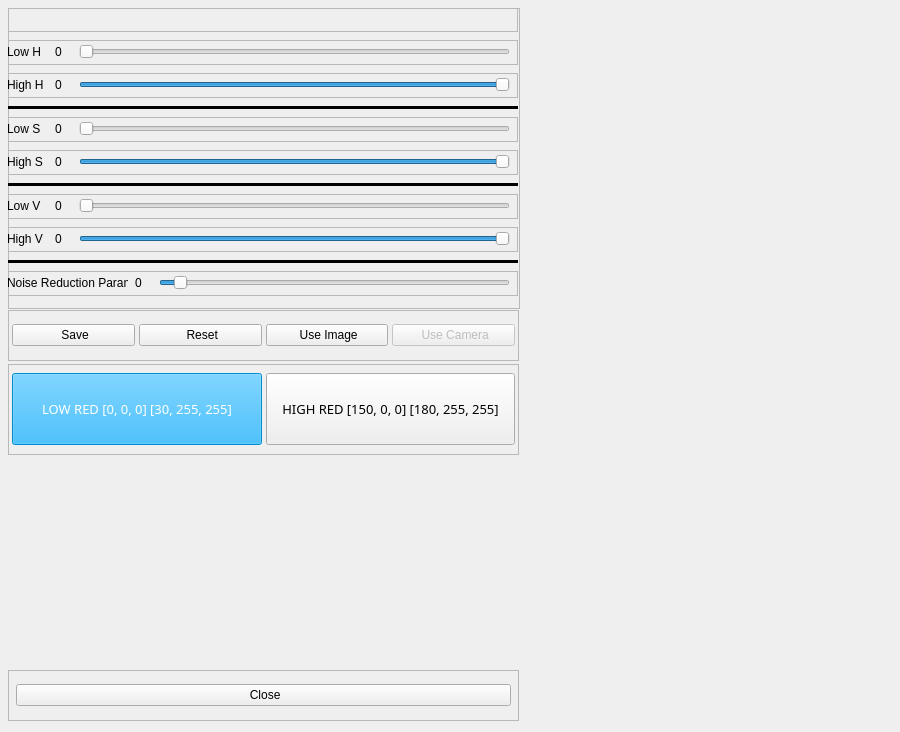
<?xml version="1.0" encoding="UTF-8"?>
<ui version="4.0">
 <class>TrainerView</class>
 <widget class="QMainWindow" name="TrainerView">
  <property name="geometry">
   <rect>
    <x>0</x>
    <y>0</y>
    <width>900</width>
    <height>732</height>
   </rect>
  </property>
  <property name="minimumSize">
   <size>
    <width>900</width>
    <height>732</height>
   </size>
  </property>
  <property name="maximumSize">
   <size>
    <width>900</width>
    <height>732</height>
   </size>
  </property>
  <property name="windowTitle">
   <string>MainWindow</string>
  </property>
  <widget class="QWidget" name="centralwidget">
   <property name="minimumSize">
    <size>
     <width>900</width>
     <height>732</height>
    </size>
   </property>
   <property name="maximumSize">
    <size>
     <width>900</width>
     <height>732</height>
    </size>
   </property>
   <widget class="QFrame" name="sliderFrame">
    <property name="geometry">
     <rect>
      <x>8</x>
      <y>8</y>
      <width>512</width>
      <height>301</height>
     </rect>
    </property>
    <property name="frameShape">
     <enum>QFrame::StyledPanel</enum>
    </property>
    <property name="frameShadow">
     <enum>QFrame::Raised</enum>
    </property>
    <widget class="QWidget" name="verticalLayoutWidget">
     <property name="geometry">
      <rect>
       <x>-1</x>
       <y>-1</y>
       <width>511</width>
       <height>301</height>
      </rect>
     </property>
     <layout class="QVBoxLayout" name="sliderLayout">
      <property name="spacing">
       <number>8</number>
      </property>
      <property name="sizeConstraint">
       <enum>QLayout::SetDefaultConstraint</enum>
      </property>
      <property name="leftMargin">
       <number>0</number>
      </property>
      <property name="topMargin">
       <number>0</number>
      </property>
      <property name="bottomMargin">
       <number>12</number>
      </property>
      <item>
       <widget class="QFrame" name="HSVRange">
        <property name="frameShape">
         <enum>QFrame::StyledPanel</enum>
        </property>
        <property name="frameShadow">
         <enum>QFrame::Raised</enum>
        </property>
        <widget class="QLabel" name="blank">
         <property name="geometry">
          <rect>
           <x>0</x>
           <y>0</y>
           <width>48</width>
           <height>24</height>
          </rect>
         </property>
         <property name="text">
          <string/>
         </property>
         <property name="margin">
          <number>4</number>
         </property>
        </widget>
        <widget class="QLabel" name="blank_2">
         <property name="geometry">
          <rect>
           <x>48</x>
           <y>0</y>
           <width>24</width>
           <height>24</height>
          </rect>
         </property>
         <property name="text">
          <string/>
         </property>
        </widget>
        <widget class="QLabel" name="label">
         <property name="geometry">
          <rect>
           <x>72</x>
           <y>0</y>
           <width>431</width>
           <height>24</height>
          </rect>
         </property>
         <property name="text">
          <string/>
         </property>
         <property name="pixmap">
          <pixmap>Resources/hsv.png</pixmap>
         </property>
         <property name="scaledContents">
          <bool>true</bool>
         </property>
         <property name="alignment">
          <set>Qt::AlignCenter</set>
         </property>
        </widget>
       </widget>
      </item>
      <item>
       <widget class="QFrame" name="lowHFrame">
        <property name="frameShape">
         <enum>QFrame::StyledPanel</enum>
        </property>
        <property name="frameShadow">
         <enum>QFrame::Raised</enum>
        </property>
        <widget class="QSlider" name="lowHSlider">
         <property name="geometry">
          <rect>
           <x>72</x>
           <y>0</y>
           <width>431</width>
           <height>24</height>
          </rect>
         </property>
         <property name="maximum">
          <number>180</number>
         </property>
         <property name="orientation">
          <enum>Qt::Horizontal</enum>
         </property>
        </widget>
        <widget class="QLabel" name="lowHText">
         <property name="geometry">
          <rect>
           <x>0</x>
           <y>0</y>
           <width>48</width>
           <height>24</height>
          </rect>
         </property>
         <property name="text">
          <string>Low H</string>
         </property>
         <property name="margin">
          <number>4</number>
         </property>
        </widget>
        <widget class="QLabel" name="lowHValueText">
         <property name="geometry">
          <rect>
           <x>48</x>
           <y>0</y>
           <width>24</width>
           <height>24</height>
          </rect>
         </property>
         <property name="text">
          <string>0</string>
         </property>
        </widget>
       </widget>
      </item>
      <item>
       <widget class="QFrame" name="highHFrame">
        <property name="frameShape">
         <enum>QFrame::StyledPanel</enum>
        </property>
        <property name="frameShadow">
         <enum>QFrame::Raised</enum>
        </property>
        <widget class="QSlider" name="highHSlider">
         <property name="geometry">
          <rect>
           <x>72</x>
           <y>0</y>
           <width>431</width>
           <height>24</height>
          </rect>
         </property>
         <property name="maximum">
          <number>180</number>
         </property>
         <property name="value">
          <number>180</number>
         </property>
         <property name="orientation">
          <enum>Qt::Horizontal</enum>
         </property>
        </widget>
        <widget class="QLabel" name="highHText">
         <property name="geometry">
          <rect>
           <x>0</x>
           <y>0</y>
           <width>48</width>
           <height>24</height>
          </rect>
         </property>
         <property name="text">
          <string>High H</string>
         </property>
         <property name="margin">
          <number>4</number>
         </property>
        </widget>
        <widget class="QLabel" name="highHValueText">
         <property name="geometry">
          <rect>
           <x>48</x>
           <y>0</y>
           <width>24</width>
           <height>24</height>
          </rect>
         </property>
         <property name="text">
          <string>0</string>
         </property>
        </widget>
       </widget>
      </item>
      <item>
       <widget class="Line" name="separator1">
        <property name="frameShadow">
         <enum>QFrame::Plain</enum>
        </property>
        <property name="lineWidth">
         <number>4</number>
        </property>
        <property name="orientation">
         <enum>Qt::Horizontal</enum>
        </property>
       </widget>
      </item>
      <item>
       <widget class="QFrame" name="lowSFrame">
        <property name="frameShape">
         <enum>QFrame::StyledPanel</enum>
        </property>
        <property name="frameShadow">
         <enum>QFrame::Raised</enum>
        </property>
        <widget class="QSlider" name="lowSSlider">
         <property name="geometry">
          <rect>
           <x>72</x>
           <y>0</y>
           <width>431</width>
           <height>24</height>
          </rect>
         </property>
         <property name="maximum">
          <number>255</number>
         </property>
         <property name="orientation">
          <enum>Qt::Horizontal</enum>
         </property>
        </widget>
        <widget class="QLabel" name="lowSText">
         <property name="geometry">
          <rect>
           <x>0</x>
           <y>0</y>
           <width>48</width>
           <height>24</height>
          </rect>
         </property>
         <property name="text">
          <string>Low S</string>
         </property>
         <property name="margin">
          <number>4</number>
         </property>
        </widget>
        <widget class="QLabel" name="lowSValueText">
         <property name="geometry">
          <rect>
           <x>48</x>
           <y>0</y>
           <width>24</width>
           <height>24</height>
          </rect>
         </property>
         <property name="text">
          <string>0</string>
         </property>
        </widget>
       </widget>
      </item>
      <item>
       <widget class="QFrame" name="highSFrame">
        <property name="frameShape">
         <enum>QFrame::StyledPanel</enum>
        </property>
        <property name="frameShadow">
         <enum>QFrame::Raised</enum>
        </property>
        <widget class="QSlider" name="highSSlider">
         <property name="geometry">
          <rect>
           <x>72</x>
           <y>0</y>
           <width>431</width>
           <height>24</height>
          </rect>
         </property>
         <property name="maximum">
          <number>255</number>
         </property>
         <property name="value">
          <number>255</number>
         </property>
         <property name="orientation">
          <enum>Qt::Horizontal</enum>
         </property>
        </widget>
        <widget class="QLabel" name="highSText">
         <property name="geometry">
          <rect>
           <x>0</x>
           <y>0</y>
           <width>48</width>
           <height>24</height>
          </rect>
         </property>
         <property name="text">
          <string>High S</string>
         </property>
         <property name="margin">
          <number>4</number>
         </property>
        </widget>
        <widget class="QLabel" name="highSValueText">
         <property name="geometry">
          <rect>
           <x>48</x>
           <y>0</y>
           <width>24</width>
           <height>24</height>
          </rect>
         </property>
         <property name="text">
          <string>0</string>
         </property>
        </widget>
       </widget>
      </item>
      <item>
       <widget class="Line" name="separator2">
        <property name="frameShadow">
         <enum>QFrame::Plain</enum>
        </property>
        <property name="lineWidth">
         <number>4</number>
        </property>
        <property name="orientation">
         <enum>Qt::Horizontal</enum>
        </property>
       </widget>
      </item>
      <item>
       <widget class="QFrame" name="lowVFrame">
        <property name="frameShape">
         <enum>QFrame::StyledPanel</enum>
        </property>
        <property name="frameShadow">
         <enum>QFrame::Raised</enum>
        </property>
        <widget class="QSlider" name="lowVSlider">
         <property name="geometry">
          <rect>
           <x>72</x>
           <y>0</y>
           <width>431</width>
           <height>24</height>
          </rect>
         </property>
         <property name="maximum">
          <number>255</number>
         </property>
         <property name="orientation">
          <enum>Qt::Horizontal</enum>
         </property>
        </widget>
        <widget class="QLabel" name="lowVText">
         <property name="geometry">
          <rect>
           <x>0</x>
           <y>0</y>
           <width>48</width>
           <height>24</height>
          </rect>
         </property>
         <property name="text">
          <string>Low V</string>
         </property>
         <property name="margin">
          <number>4</number>
         </property>
        </widget>
        <widget class="QLabel" name="lowVValueText">
         <property name="geometry">
          <rect>
           <x>48</x>
           <y>0</y>
           <width>24</width>
           <height>24</height>
          </rect>
         </property>
         <property name="text">
          <string>0</string>
         </property>
        </widget>
       </widget>
      </item>
      <item>
       <widget class="QFrame" name="highVFrame">
        <property name="frameShape">
         <enum>QFrame::StyledPanel</enum>
        </property>
        <property name="frameShadow">
         <enum>QFrame::Raised</enum>
        </property>
        <widget class="QSlider" name="highVSlider">
         <property name="geometry">
          <rect>
           <x>72</x>
           <y>0</y>
           <width>431</width>
           <height>24</height>
          </rect>
         </property>
         <property name="maximum">
          <number>255</number>
         </property>
         <property name="value">
          <number>255</number>
         </property>
         <property name="orientation">
          <enum>Qt::Horizontal</enum>
         </property>
        </widget>
        <widget class="QLabel" name="highVText">
         <property name="geometry">
          <rect>
           <x>0</x>
           <y>0</y>
           <width>48</width>
           <height>24</height>
          </rect>
         </property>
         <property name="text">
          <string>High V</string>
         </property>
         <property name="margin">
          <number>4</number>
         </property>
        </widget>
        <widget class="QLabel" name="highVValueText">
         <property name="geometry">
          <rect>
           <x>48</x>
           <y>0</y>
           <width>24</width>
           <height>24</height>
          </rect>
         </property>
         <property name="text">
          <string>0</string>
         </property>
        </widget>
       </widget>
      </item>
      <item>
       <widget class="Line" name="separator1_2">
        <property name="frameShadow">
         <enum>QFrame::Plain</enum>
        </property>
        <property name="lineWidth">
         <number>4</number>
        </property>
        <property name="orientation">
         <enum>Qt::Horizontal</enum>
        </property>
       </widget>
      </item>
      <item>
       <widget class="QFrame" name="noiseReductionParam">
        <property name="frameShape">
         <enum>QFrame::StyledPanel</enum>
        </property>
        <property name="frameShadow">
         <enum>QFrame::Raised</enum>
        </property>
        <widget class="QSlider" name="noiseReductionParamSlider">
         <property name="geometry">
          <rect>
           <x>152</x>
           <y>0</y>
           <width>351</width>
           <height>24</height>
          </rect>
         </property>
         <property name="minimum">
          <number>1</number>
         </property>
         <property name="singleStep">
          <number>2</number>
         </property>
         <property name="value">
          <number>5</number>
         </property>
         <property name="orientation">
          <enum>Qt::Horizontal</enum>
         </property>
        </widget>
        <widget class="QLabel" name="noiseReductionParamText">
         <property name="geometry">
          <rect>
           <x>0</x>
           <y>0</y>
           <width>121</width>
           <height>24</height>
          </rect>
         </property>
         <property name="text">
          <string>Noise Reduction Param</string>
         </property>
         <property name="margin">
          <number>4</number>
         </property>
        </widget>
        <widget class="QLabel" name="noiseReductionParamValueText">
         <property name="geometry">
          <rect>
           <x>128</x>
           <y>0</y>
           <width>21</width>
           <height>24</height>
          </rect>
         </property>
         <property name="text">
          <string>0</string>
         </property>
        </widget>
       </widget>
      </item>
     </layout>
    </widget>
   </widget>
   <widget class="QLabel" name="image">
    <property name="geometry">
     <rect>
      <x>528</x>
      <y>8</y>
      <width>361</width>
      <height>232</height>
     </rect>
    </property>
    <property name="text">
     <string/>
    </property>
    <property name="pixmap">
     <pixmap>../Resources/Templates/template-3.jpg</pixmap>
    </property>
    <property name="scaledContents">
     <bool>true</bool>
    </property>
   </widget>
   <widget class="QLabel" name="imageBinary">
    <property name="geometry">
     <rect>
      <x>528</x>
      <y>248</y>
      <width>361</width>
      <height>232</height>
     </rect>
    </property>
    <property name="text">
     <string/>
    </property>
    <property name="pixmap">
     <pixmap>../Resources/Templates/template-3.jpg</pixmap>
    </property>
    <property name="scaledContents">
     <bool>true</bool>
    </property>
   </widget>
   <widget class="QLabel" name="imageBinaryEnhanced">
    <property name="geometry">
     <rect>
      <x>528</x>
      <y>488</y>
      <width>361</width>
      <height>232</height>
     </rect>
    </property>
    <property name="text">
     <string/>
    </property>
    <property name="pixmap">
     <pixmap>../Resources/Templates/template-3.jpg</pixmap>
    </property>
    <property name="scaledContents">
     <bool>true</bool>
    </property>
   </widget>
   <widget class="QFrame" name="paramsControlFrame">
    <property name="geometry">
     <rect>
      <x>8</x>
      <y>310</y>
      <width>511</width>
      <height>51</height>
     </rect>
    </property>
    <property name="frameShape">
     <enum>QFrame::StyledPanel</enum>
    </property>
    <property name="frameShadow">
     <enum>QFrame::Raised</enum>
    </property>
    <widget class="QWidget" name="horizontalLayoutWidget_3">
     <property name="geometry">
      <rect>
       <x>0</x>
       <y>0</y>
       <width>511</width>
       <height>51</height>
      </rect>
     </property>
     <layout class="QHBoxLayout" name="paramsControlLayout">
      <property name="spacing">
       <number>4</number>
      </property>
      <property name="leftMargin">
       <number>4</number>
      </property>
      <property name="rightMargin">
       <number>4</number>
      </property>
      <item>
       <widget class="QPushButton" name="saveParamsBtn">
        <property name="text">
         <string> Save</string>
        </property>
        <property name="icon">
         <iconset>
          <normaloff>Resources/arrow-down.png</normaloff>Resources/arrow-down.png</iconset>
        </property>
       </widget>
      </item>
      <item>
       <widget class="QPushButton" name="resetParamsBtn">
        <property name="text">
         <string> Reset</string>
        </property>
        <property name="icon">
         <iconset>
          <normaloff>Resources/undo.png</normaloff>Resources/undo.png</iconset>
        </property>
        <property name="iconSize">
         <size>
          <width>18</width>
          <height>18</height>
         </size>
        </property>
       </widget>
      </item>
      <item>
       <widget class="QPushButton" name="useImgBtn">
        <property name="enabled">
         <bool>true</bool>
        </property>
        <property name="text">
         <string> Use Image</string>
        </property>
        <property name="icon">
         <iconset>
          <normaloff>Resources/upload.png</normaloff>Resources/upload.png</iconset>
        </property>
        <property name="iconSize">
         <size>
          <width>18</width>
          <height>18</height>
         </size>
        </property>
       </widget>
      </item>
      <item>
       <widget class="QPushButton" name="useCameraBtn">
        <property name="enabled">
         <bool>false</bool>
        </property>
        <property name="text">
         <string> Use Camera</string>
        </property>
        <property name="icon">
         <iconset>
          <normaloff>Resources/camera-lens.png</normaloff>Resources/camera-lens.png</iconset>
        </property>
        <property name="iconSize">
         <size>
          <width>18</width>
          <height>18</height>
         </size>
        </property>
       </widget>
      </item>
     </layout>
    </widget>
   </widget>
   <widget class="QFrame" name="savedParamsFrame">
    <property name="geometry">
     <rect>
      <x>8</x>
      <y>364</y>
      <width>511</width>
      <height>91</height>
     </rect>
    </property>
    <property name="frameShape">
     <enum>QFrame::StyledPanel</enum>
    </property>
    <property name="frameShadow">
     <enum>QFrame::Raised</enum>
    </property>
    <widget class="QWidget" name="horizontalLayoutWidget_2">
     <property name="geometry">
      <rect>
       <x>0</x>
       <y>0</y>
       <width>511</width>
       <height>91</height>
      </rect>
     </property>
     <layout class="QHBoxLayout" name="horizontalLayout">
      <property name="spacing">
       <number>4</number>
      </property>
      <property name="leftMargin">
       <number>4</number>
      </property>
      <property name="topMargin">
       <number>4</number>
      </property>
      <property name="rightMargin">
       <number>4</number>
      </property>
      <property name="bottomMargin">
       <number>4</number>
      </property>
      <item>
       <widget class="QPushButton" name="lowRedValueTextBtn">
        <property name="enabled">
         <bool>false</bool>
        </property>
        <property name="maximumSize">
         <size>
          <width>16777215</width>
          <height>72</height>
         </size>
        </property>
        <property name="font">
         <font>
          <family>Franklin Gothic Heavy</family>
          <pointsize>10</pointsize>
          <weight>50</weight>
          <bold>false</bold>
         </font>
        </property>
        <property name="styleSheet">
         <string notr="true">background-color: rgb(0, 170, 255);
color: rgb(255, 255, 255);</string>
        </property>
        <property name="text">
         <string>LOW RED [0, 0, 0] [30, 255, 255]</string>
        </property>
       </widget>
      </item>
      <item>
       <widget class="QPushButton" name="highRedValueTextBtn">
        <property name="enabled">
         <bool>true</bool>
        </property>
        <property name="maximumSize">
         <size>
          <width>16777215</width>
          <height>72</height>
         </size>
        </property>
        <property name="font">
         <font>
          <family>Franklin Gothic Heavy</family>
          <pointsize>10</pointsize>
         </font>
        </property>
        <property name="text">
         <string>HIGH RED [150, 0, 0] [180, 255, 255]</string>
        </property>
       </widget>
      </item>
     </layout>
    </widget>
   </widget>
   <widget class="QFrame" name="commandsFrame">
    <property name="geometry">
     <rect>
      <x>8</x>
      <y>670</y>
      <width>511</width>
      <height>51</height>
     </rect>
    </property>
    <property name="frameShape">
     <enum>QFrame::StyledPanel</enum>
    </property>
    <property name="frameShadow">
     <enum>QFrame::Raised</enum>
    </property>
    <widget class="QWidget" name="horizontalLayoutWidget">
     <property name="geometry">
      <rect>
       <x>0</x>
       <y>0</y>
       <width>511</width>
       <height>51</height>
      </rect>
     </property>
     <layout class="QHBoxLayout" name="commandsLayout">
      <property name="spacing">
       <number>8</number>
      </property>
      <property name="leftMargin">
       <number>8</number>
      </property>
      <property name="topMargin">
       <number>8</number>
      </property>
      <property name="rightMargin">
       <number>8</number>
      </property>
      <property name="bottomMargin">
       <number>8</number>
      </property>
      <item>
       <widget class="QPushButton" name="closeBtn">
        <property name="text">
         <string> Close</string>
        </property>
        <property name="icon">
         <iconset>
          <normaloff>Resources/delete-button.png</normaloff>Resources/delete-button.png</iconset>
        </property>
       </widget>
      </item>
     </layout>
    </widget>
   </widget>
  </widget>
 </widget>
 <resources/>
 <connections/>
</ui>
